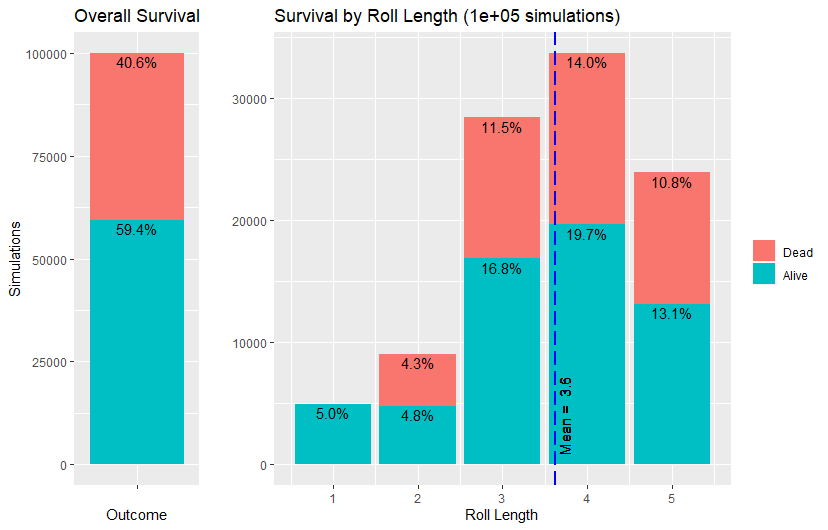

Recreate this plot in R.
# A Monte Carlo simulation to determine the probability of surviving death saving throws in Dungeons and Dragons 5e

# Function to simulate a death saving throw
# Reports both the result of either living or dieing, a 1 or 0 respectively, and the amount of rolls it took
death_save <- function() {
  rolling <- T
  live <- 0
  die <- 0
  roll_length <- 0
  while (rolling == T) {
    # Roll the die and save value as either live or die
    roll <- sample(1:20, 1)
    roll_length <- roll_length + 1
    if (roll == 20) {
      live <- live + 3
    } else if (roll == 1) {
      die <- die + 2
    } else if (1 < roll & roll < 10) {
      die <- die + 1
    } else {
      live <- live + 1
    }
    
    # Check how many successes or failures there are and either keep rolling or not
    if (live >= 3) {
      rolling <- F
      result <- 1
    } else if (die >= 3) {
      rolling <- F
      result <- 0
    }
  }
  return(list(result, roll_length))
}

options(digits = 2) # report to 2 sig figs

# Conduct Monte Carlo simulation
trials <- 10^5

ds_data <- replicate(trials, death_save())
ds_result <- unlist(ds_data[1,])
ds_roll_length <- unlist(ds_data[2,])

# Results
mean_outcome <- mean(ds_result)
mean_roll <- mean(ds_roll_length)

# Plot the results
library(ggplot2)
library(scales)
library(gridExtra)
df <- data.frame(rolls=ds_roll_length, results=ds_result, d_a=rep("", trials))

p <- ggplot(df, aes(d_a, fill=factor(results))) + 
  geom_bar() +
  geom_text(aes(label=scales::percent(..count../sum(..count..))), stat='count', position="stack", vjust=1.2) +
  theme(legend.position = "none") + labs(title = "Overall Survival", x="Outcome", y="Simulations")

p2 <- ggplot(df, aes(rolls, fill=factor(results))) + geom_bar()  + 
  labs(title = paste("Survival by Roll Length (",format(trials, scientific = T), " simulations)", sep=""), 
       x="Roll Length", y="") +
  theme(legend.title = element_blank()) + 
  scale_fill_discrete(labels=c("Dead", "Alive")) +
  geom_text(aes(label=scales::percent(..count../sum(..count..))), stat='count', position="stack", vjust=1.2) +
  geom_vline(aes(xintercept=mean_roll), color="blue", linetype="longdash", size=1) +
  geom_text(mapping=aes(label=paste("Mean = ", format(mean_roll, digits=2)), x=mean_roll), y=0, size=4, angle=90, vjust=1.2, hjust=-0.12)

grid.arrange(p, p2, widths=c(1,3))
